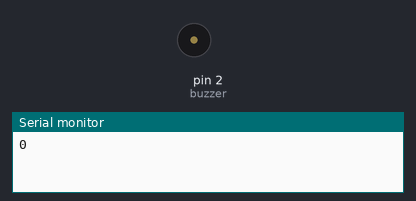
Bench run of a sketch on a simulated Arduino Uno, built with avr-gcc and run on an emulated ATmega328P. On the bench: buzzer (waves = sounding, pin HIGH), the last lines printed to the serial monitor.

Above: at 0.1 s.
At 5.1 s:
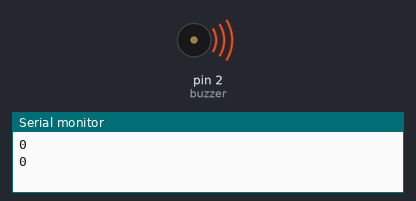
Timing chart, 0 to 6.6 s (numbered marks = the images above):
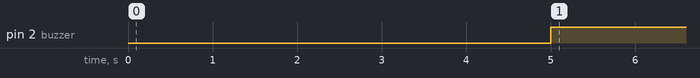

The sketch:

BUZZER_ON_AFTER_5_sec.ino
```cpp
const int button=0;
const int buzzer=2;
int val;
void setup() {
  // put your setup code here, to run once:
Serial.begin(115200);
pinMode(button,INPUT);
pinMode(buzzer,OUTPUT);
}

void loop() {
  // put your main code here, to run repeatedly:
val=digitalRead(button);
Serial.println(val);
if(val==0)
{
  delay(5000);
  digitalWrite(buzzer,1);
}
else
{
  digitalWrite(buzzer,0);
}
}
```

Measured:
- by itself, pin 2 (buzzer): LOW → HIGH at 5.0 s
